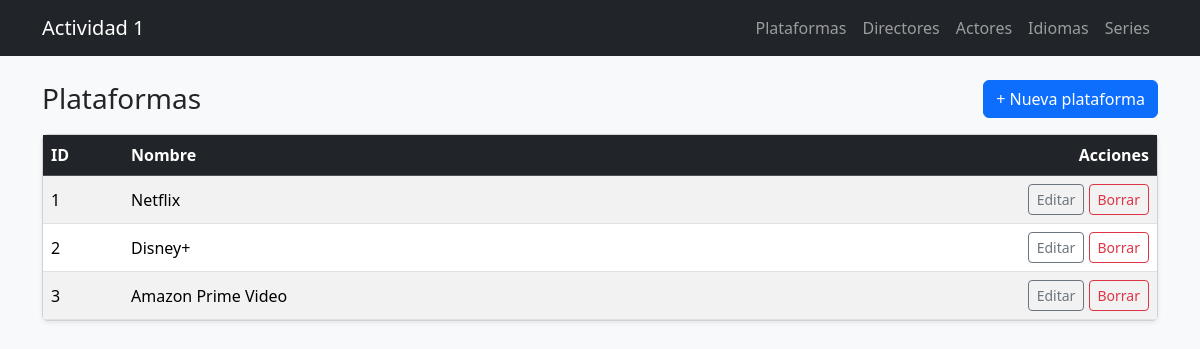
The app's page /views/plataformas/list.php with its own data.
### tables this page shows
CREATE TABLE plataformas (
  id INT UNSIGNED AUTO_INCREMENT PRIMARY KEY,
  nombre VARCHAR(100) NOT NULL,
  descripcion VARCHAR(255) NULL,
  url VARCHAR(255) NULL,
  activo TINYINT(1) NOT NULL DEFAULT 1,
  created_at DATETIME NOT NULL DEFAULT CURRENT_TIMESTAMP,
  updated_at DATETIME NULL DEFAULT NULL ON UPDATE CURRENT_TIMESTAMP,
  UNIQUE KEY uq_plataformas_nombre (nombre)
);

### models/Plataforma.php (called while the page is built, shortened)
<?php
class Plataforma
{
    private $id;
    private $nombre;
    public function __construct($id = null, $nombre = null)
    {
        $this->id = $id;
        $this->nombre = $nombre;
    }
    public function getId() { return $this->id; }
    public function getNombre() { return $this->nombre; }
    private function connect()
    {
        $host = "localhost";
        $db   = "actividad1_backend";
        $user = "root";
        $pass = "";
        $charset = "utf8mb4";
        $dsn = "mysql:host=$host;dbname=$db;charset=$charset";
        return new PDO($dsn, $user, $pass, [
            PDO::ATTR_ERRMODE => PDO::ERRMODE_EXCEPTION
        ]);
    }
    public function getAll()
    {
        $pdo = $this->connect();
        $stmt = $pdo->prepare("SELECT id, nombre FROM plataformas ORDER BY id");
        $stmt->execute();
        $plataformas = [];
        while ($row = $stmt->fetch(PDO::FETCH_ASSOC)) {
            $plataformas[] = new Plataforma($row["id"], $row["nombre"]);
        }
        return $plataformas;
    }
}

### controllers/PlataformaController.php (called while the page is built, shortened)
<?php
require_once __DIR__ . "/../models/Plataforma.php";
class PlataformaController
{
    public function listPlataformas()
    {
        $model = new Plataforma();
        return $model->getAll();
    }
}

### views/plataformas/list.php (the view, shortened to what this page needs)
<?php
require_once __DIR__ . "/../../controllers/PlataformaController.php";
$controller = new PlataformaController();
$plataformas = $controller->listPlataformas();
require_once __DIR__ . "/../partials/header.php";
?>
<div class="d-flex justify-content-between align-items-center mb-3">
  <h1 class="h3 mb-0">Plataformas</h1>
  <a class="btn btn-primary" href="create.php">+ Nueva plataforma</a>
</div>
<?php if ($plataformas && count($plataformas) > 0): ?>
  <div class="card shadow-sm">
    <div class="table-responsive">
      <table class="table table-hover table-striped mb-0 align-middle">
        <thead class="table-dark">
          <tr>
            <th style="width: 80px;">ID</th>
            <th>Nombre</th>
            <th style="width: 220px;" class="text-end">Acciones</th>
          </tr>
        </thead>
        <tbody>
          <?php foreach ($plataformas as $p): ?>
            <tr>
              <td><?= $p->getId() ?></td>
              <td><?= htmlspecialchars($p->getNombre()) ?></td>
              <td class="text-end">
                <a class="btn btn-sm btn-outline-secondary" href="edit.php?id=<?= $p->getId() ?>">Editar</a>
                <form method="post" action="delete.php" class="d-inline"
                      onsubmit="return confirm('¿Seguro que deseas borrar esta plataforma?');">
                  <button type="submit" class="btn btn-sm btn-outline-danger">Borrar</button>
                </form>
              </td>
            </tr>
          <?php endforeach; ?>
        </tbody>
      </table>
    </div>
  </div>
<?php else: ?>
  <div class="alert alert-info">No existe todavía ninguna plataforma.</div>
<?php endif; ?>
<?php require_once __DIR__ . "/../partials/footer.php"; ?>

### records on screen
plataformas: id "1", nombre "Netflix"
plataformas: id "2", nombre "Disney+"
plataformas: id "3", nombre "Amazon Prime Video"
